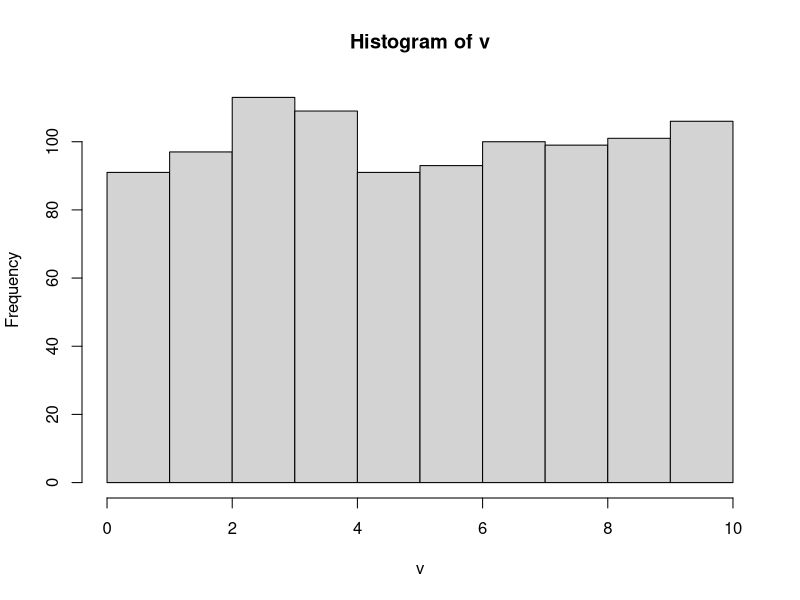
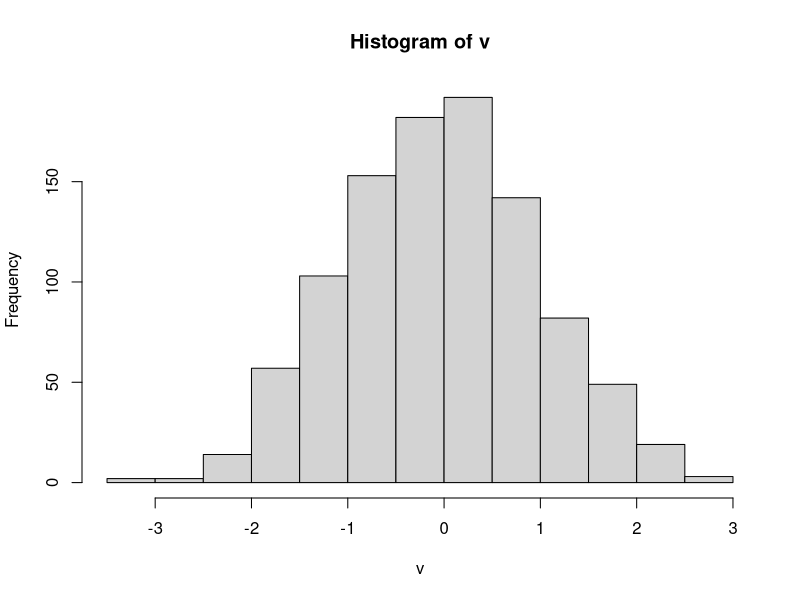
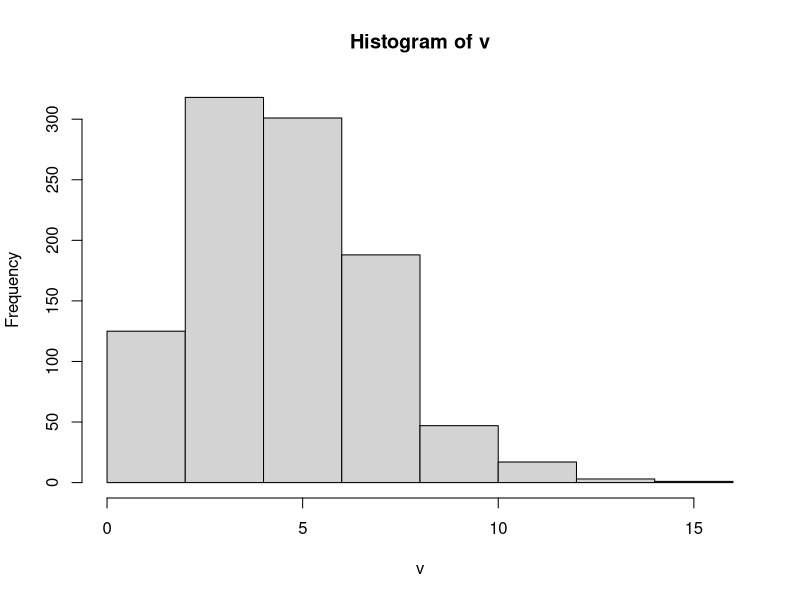
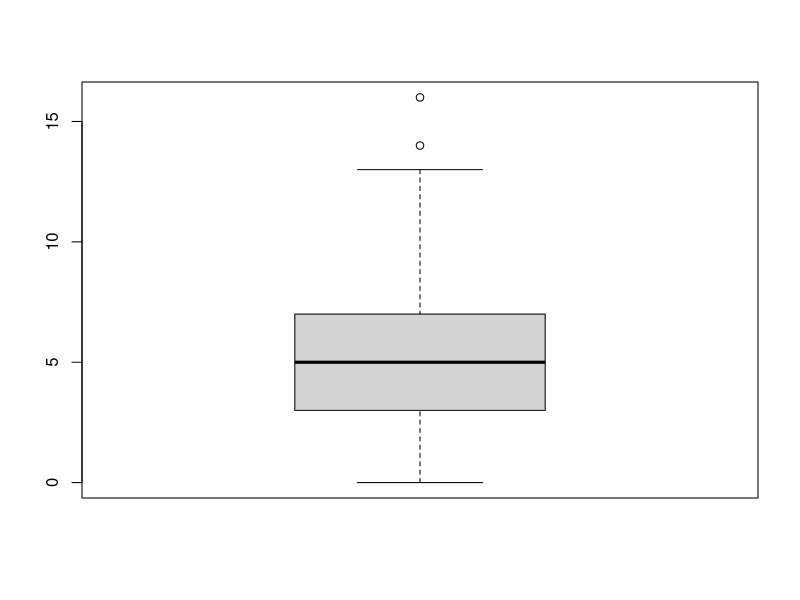
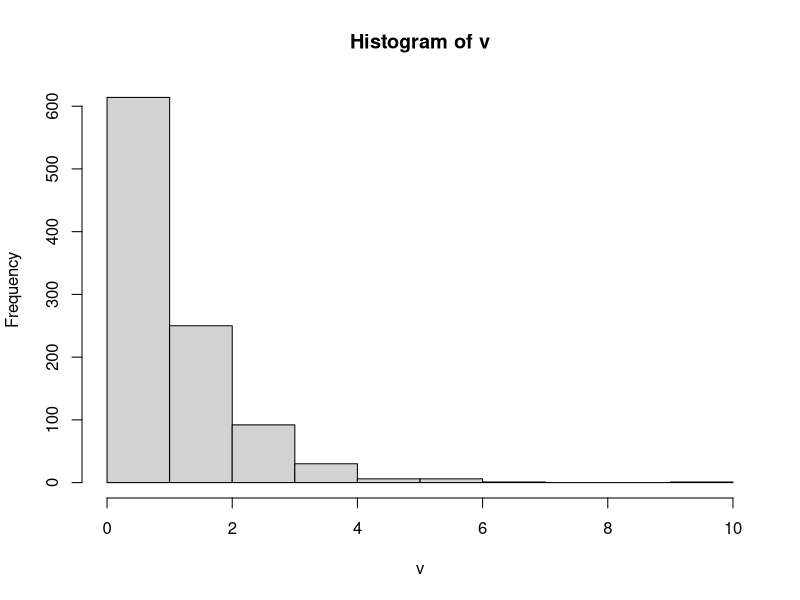
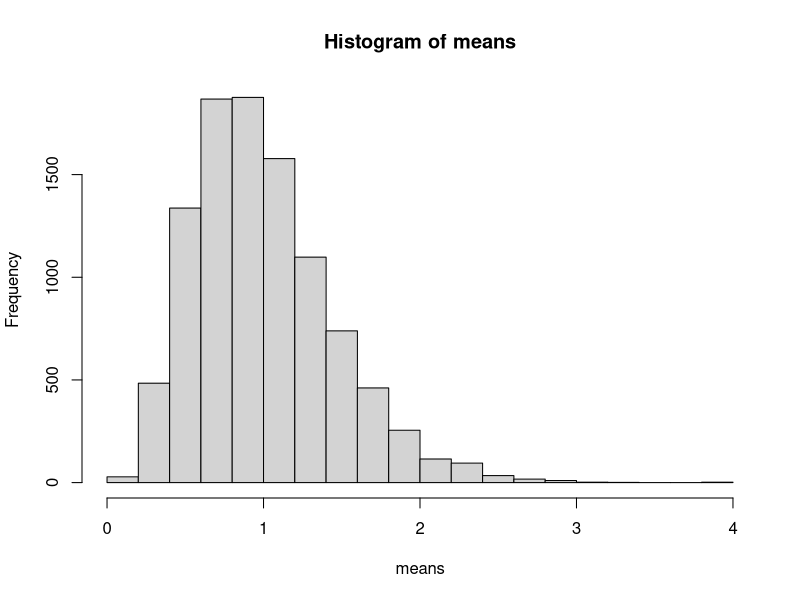
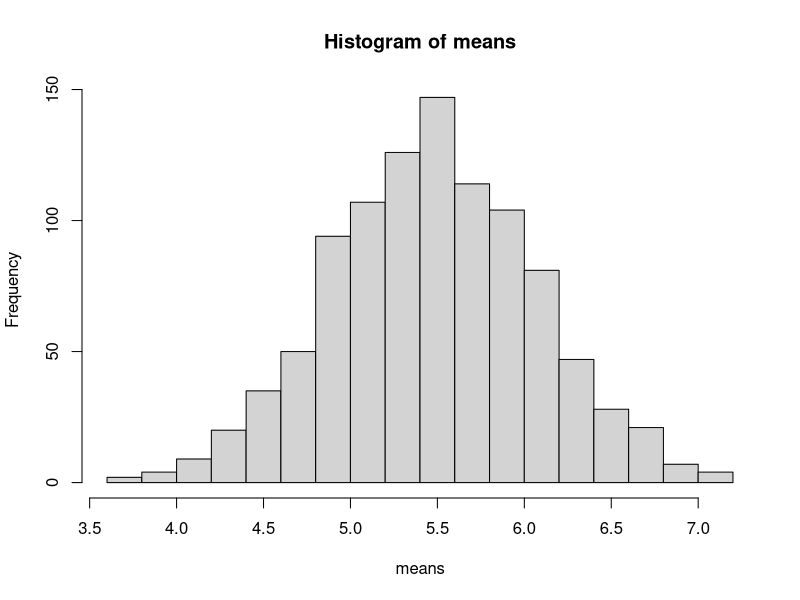
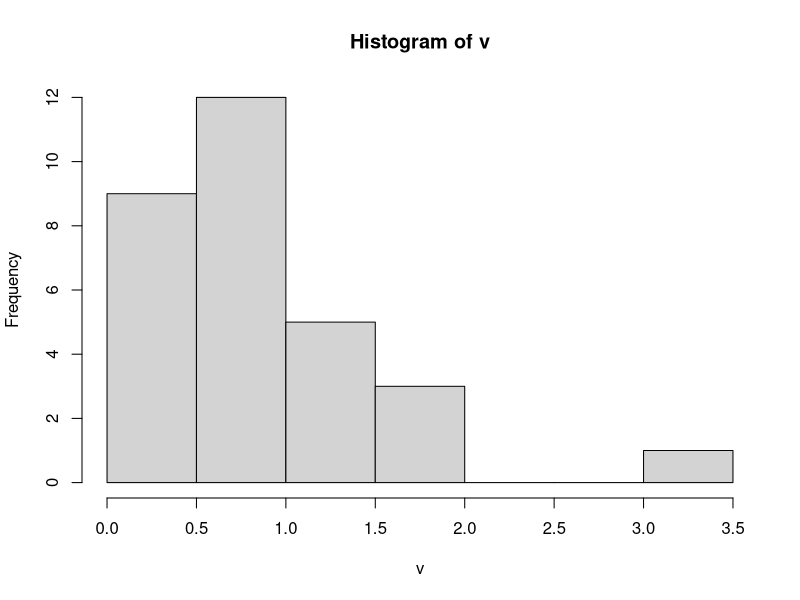

Generate these figures, in order, with R:
## ---- chunk 1
n <- 10
v <- 1:n
v <- sample(v, size = n, replace = TRUE)
v

for(i in 1:(n-1)) {
  n_vymen <- 0
  for(j in 1:(n-i))
    if(v[j] > v[j+1]) {
      u <- v[j]
      v[j] <- v[j+1]
      v[j+1] <- u
      n_vymen <- n_vymen+1
    }
  print(v)
  print(n_vymen)
  if(n_vymen == 0) break
}
print("Výsledok:")
print(v)
## ---- chunk 2
n <- 10
v <- 1:n
v <- sample(v, size = n, replace = TRUE)
v
for(i in 1:(n-1)) {
  pmin = i
  for(j in i:n) {
    if(v[pmin] > v[j]) {
      pmin = j
    }
  }
  if(pmin != i) {
    u <- v[pmin]
    v[pmin] <- v[i]
    v[i] <- u
  }
}
print(v)
## ---- chunk 3
n <- 20
v <- 1:n
v <- sample(v, size = n, replace = TRUE)
v <- sort(v)
v

bin.search <- function(vec, val)
{
  n <- length(vec)
  l <- 1
  p <- n
  if(vec[l] == val)
    return(l)
  if(vec[p] == val)
    return(p)
  while(p - l > 1) {
    m <- (p+l) %/% 2
    if(vec[m] == val)
      return(m)
    else if(vec[m] < val)
      l <- m
    else
      p <- m
  }
  return(-1)
}

bin.search(v, 6)
## ---- chunk 4
l <- 0
p <- pi/2
eps <- 1.0e-12

while(p-l>eps){
  m <- (p+l)/2
  if(m - cos(m) < 0)
    l <- m
  else
    p <- m
}
m-cos(m)
m
## ---- chunk 5
my_sqrt <- function(x)
{
  l <- 0
  p <- x
  eps <- 1.0e-10
  iter <- 0
  while (p-l > eps) {
    m <- (l+p)/2
    if(m*m - x < 0)
      l <- m
    else
      p <- m
    iter <- iter + 1
    print(paste(iter, l, m, p))
  }
  return(m)
}

val <- 50
my_sqrt(val)
sqrt(val)
## ---- chunk 6
my_func <- function(x)
{
  return(mean(x))
}

m <- matrix(1:12, nrow=3, ncol=4, byrow=TRUE)
m
apply(m, 1, my_func)
## ---- chunk 7
N <- matrix(1:16, nrow = 4, ncol = 4,  byrow = TRUE)
N # povodna
t(N) # transponovana
N.frame <- data.frame(N)
colnames(N.frame) <- c("A", "B", "C", "D")
N.frame
## ---- chunk 8
v <- runif(1000, 0,10) # rovnomerne rozdelenie n, min, max
hist(v, breaks = 11)
## ---- chunk 9
v <- rnorm(1000,0,1)   # Gaussovo rozdelenie, n, str. hodn, std. odch.
hist(v)
## ---- chunk 10
v <- rpois(1000,5)     # Poissonovo rozdelenie, n, str. pocet udal.
v
summary(v)
hist(v)
boxplot(v)

## ---- chunk 11
v <- rexp(1000,1)
hist(v)
n <- 5
mu <- 1.0
Nrep <- 10000
M <- matrix(nrow = Nrep, ncol = n)

for(r in 1:Nrep){
  M[r, ] <- rexp(n, mu)
}
means <- apply(M, 1, mean)
hist(means)
std.low <- mean(means) - 2*sd(means)
std.high <- mean(means) + 2*sd(means)
c(std.low, std.high)
quantile(means, c(0.025, 0.975))
## ---- chunk 12
v <- runif(20,0,10)
print("Povodne v:")
v
print(paste("Priemer:", mean(v)))
print(paste("SD:",sd(v)))

Nrep <- 1000
n <- length(v)
M <- matrix(nrow = Nrep, ncol = n)

samp <- function(x) 
{
  return(sample(v, size = n, replace = TRUE))
}

M <- t(apply(M, 1, samp))

means <- apply(M, 1, mean)
print("Priemery:")
hist(means, breaks = 20)
print(paste("Priemer priemerov: ", mean(means)))
print(paste("SD priemerov:", sd(means)))
quantile(means, c(0.025, 0.975))
## ---- chunk 13
n <- 30
mu <- 1
v <- rexp(n, mu)
hist(v)
Nrep <- 10000
M <- matrix(nrow = Nrep, ncol = n)

for(row in 1:Nrep){
  M[row, ] <- sample(v, n, replace = TRUE)
}
means <- apply(M, 1, mean)
hist(means)
quantile(means, c(0.025, 0.975))
